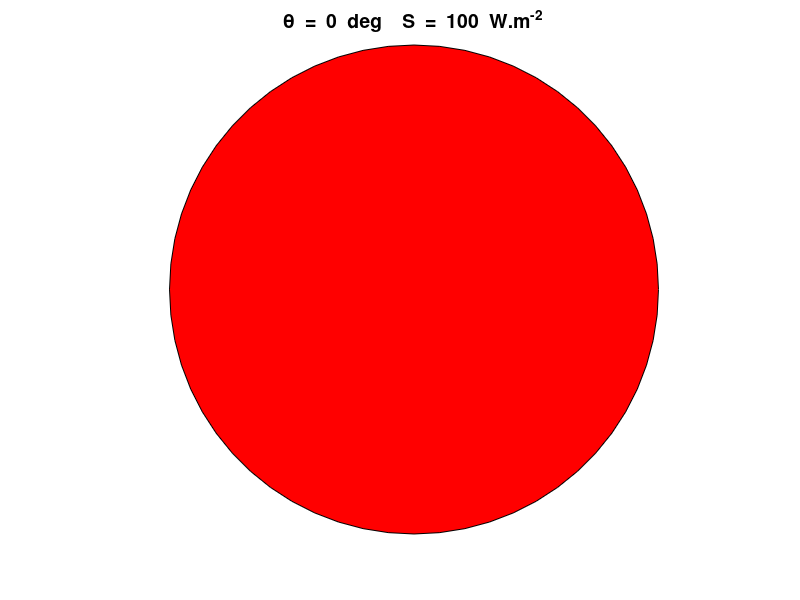

This chart was generated by the following MATLAB code: (Note: this script raises an error after producing the figure.)
% op_006.m

% POLARIZATION: MALUS' LAW
% Animation of light tranmsitted through a polarizer and an analyzer
%   as the analyzer is rotated through 180 deg

% Ian Cooper
% School of Physics, University of Sydney
% DOING PHYSICS WITH MATLAB: www.physics.usyd.edu.au/teach_res/mp/mphome.htm
% Documentation: www.physics.usyd.edu.au/teach_res/mp/doc/op1007.htm
% Mscripts: www.physics.usyd.edu.au/teach_res/mp/mscripts
% Matlab 2018b  181111

clc
close all
clear


% =====================================================================
%  ANIMATED GIF:   flagS = 0 (not saved)  / flagS = 1 (save)
   flagS = 1;
%  Enter file name
     ag_name = 'ag_A.gif';
%  Delay in seconds before displaying the next image  
    delay = 0.25;  
%  Frame counter start
    nt = 1;

% =====================================================================
% Number of angle through which analyzer is rotated
   N = 181;
% Angle between transmission axes of polarizer and analyzer
  theta = linspace(0,180,N);
% Color coding of light through optical elements  
   c = abs(cosd(theta)).^2;
% Irradiance of light [W.m^-2] 
   S0 = 100;
   S = S0.*cosd(theta).^2;

% GRAPHICS ============================================================
figure(1)
  pos = [0.05 0.05 0.22 0.30];
  set(gcf,'Units','normalized');
  set(gcf,'Position',pos);
  set(gcf,'color','w');
    
  
for cc = 1 : N
  
  rectangle('Position',[1,2,5,5],...
    'Curvature',[1,1], 'FaceColor',[c(cc) 0 0])


  tm1 = '\theta  =  ';
  tm2 = num2str(theta(cc), '%2.0f  deg  \n');
  tm3 = '    S  =  ';
  tm4 = num2str(S(cc), '%2.0f  W.m^{-2}  \n');
  tm = [tm1 tm2 tm3 tm4];
  title(tm,'fontsize',14)  

  axis square;
  axis off
  
  if flagS == 1
       frame = getframe(1);
       im = frame2im(frame);
       [imind,cm] = rgb2ind(im,256);
       %  On the first loop, create the file. In subsequent loops, append.
       if nt == 1
         imwrite(imind,cm,ag_name,'gif','DelayTime',delay,'loopcount',inf);
       else
         imwrite(imind,cm,ag_name,'gif','DelayTime',delay,'writemode','append');
       end
       nt = nt+1;
   end
  
  pause(0.1)

end

figure(2)
  pos = [0.30 0.05 0.22 0.30];
  set(gcf,'Units','normalized');
  set(gcf,'Position',pos);
  set(gcf,'color','w');
  
  xP = theta; yP = S;
  plot(xP,yP,'r','linewidth',2)
  
  grid on
  xlim([0 180])
  set(gca,'xtick',0:30:180)
  
  xlabel('\theta [ deg ]')
  ylabel('Irradiance  S  [ W.m^{-2} ]')
  
  set(gca,'fontsize',12)
  
  
